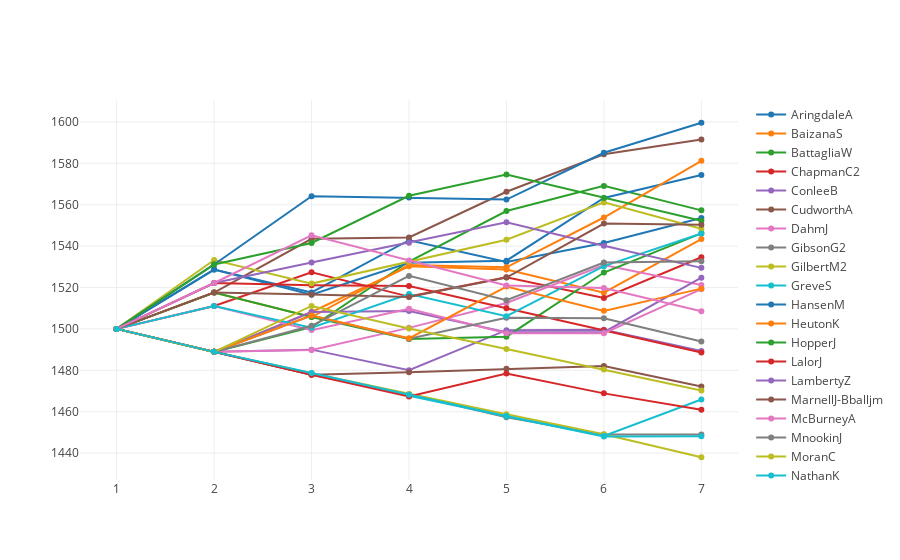

Write notebook code for a chart like this one.
### Code cell
data = [
    go.Scatter(
        x=g.day,
        y=g.elo,
        mode='lines+markers',
        name=team,
    )
    for (team, g) in dfelo.groupby('team')
]

plotly.offline.iplot(data)

### Figure 1 — Plotly figure (JSON) as saved in the notebook; plotly's stock layout.template omitted (floating-point values rounded to 4 significant figures)
{"data": [{"mode": "lines+markers", "name": "AringdaleA", "type": "scatter", "x": [1, 2, 3, 4, 5, 6, 7], "y": [1500, 1529.0, 1518.0, 1543.0, 1532.0, 1541.0, 1554.0]}, {"mode": "lines+markers", "name": "BaizanaS", "type": "scatter", "x": [1, 2, 3, 4, 5, 6, 7], "y": [1500, 1489.0, 1508.0, 1530.0, 1529.0, 1517.0, 1543.0]}, {"mode": "lines+markers", "name": "BattagliaW", "type": "scatter", "x": [1, 2, 3, 4, 5, 6, 7], "y": [1500, 1489.0, 1501.0, 1533.0, 1557.0, 1569.0, 1557.0]}, {"mode": "lines+markers", "name": "ChapmanC2", "type": "scatter", "x": [1, 2, 3, 4, 5, 6, 7], "y": [1500, 1511.0, 1527.0, 1516.0, 1525.0, 1515.0, 1535.0]}, {"mode": "lines+markers", "name": "ConleeB", "type": "scatter", "x": [1, 2, 3, 4, 5, 6, 7], "y": [1500, 1489.0, 1490.0, 1480.0, 1499.0, 1500.0, 1489.0]}, {"mode": "lines+markers", "name": "CudworthA", "type": "scatter", "x": [1, 2, 3, 4, 5, 6, 7], "y": [1500, 1518.0, 1544.0, 1544.0, 1566.0, 1584.0, 1591.0]}, {"mode": "lines+markers", "name": "DahmJ", "type": "scatter", "x": [1, 2, 3, 4, 5, 6, 7], "y": [1500, 1489.0, 1490.0, 1501.0, 1513.0, 1531.0, 1521.0]}, {"mode": "lines+markers", "name": "GibsonG2", "type": "scatter", "x": [1, 2, 3, 4, 5, 6, 7], "y": [1500, 1489.0, 1478.0, 1468.0, 1457.0, 1449.0, 1449.0]}, {"mode": "lines+markers", "name": "GilbertM2", "type": "scatter", "x": [1, 2, 3, 4, 5, 6, 7], "y": [1500, 1489.0, 1479.0, 1469.0, 1459.0, 1449.0, 1438.0]}, {"mode": "lines+markers", "name": "GreveS", "type": "scatter", "x": [1, 2, 3, 4, 5, 6, 7], "y": [1500, 1489.0, 1478.0, 1468.0, 1458.0, 1448.0, 1466.0]}, {"mode": "lines+markers", "name": "HansenM", "type": "scatter", "x": [1, 2, 3, 4, 5, 6, 7], "y": [1500, 1529.0, 1517.0, 1532.0, 1533.0, 1563.0, 1574.0]}, {"mode": "lines+markers", "name": "HeutonK", "type": "scatter", "x": [1, 2, 3, 4, 5, 6, 7], "y": [1500, 1518.0, 1506.0, 1531.0, 1530.0, 1554.0, 1581.0]}, {"mode": "lines+markers", "name": "HopperJ", "type": "scatter", "x": [1, 2, 3, 4, 5, 6, 7], "y": [1500, 1518.0, 1506.0, 1495.0, 1496.0, 1527.0, 1546.0]}, {"mode": "lines+markers", "name": "LalorJ", "type": "scatter", "x": [1, 2, 3, 4, 5, 6, 7], "y": [1500, 1522.0, 1521.0, 1521.0, 1510.0, 1499.0, 1489.0]}, {"mode": "lines+markers", "name": "LambertyZ", "type": "scatter", "x": [1, 2, 3, 4, 5, 6, 7], "y": [1500, 1489.0, 1508.0, 1509.0, 1498.0, 1498.0, 1525.0]}, {"mode": "lines+markers", "name": "MarnellJ-Bballjm", "type": "scatter", "x": [1, 2, 3, 4, 5, 6, 7], "y": [1500, 1489.0, 1478.0, 1479.0, 1481.0, 1482.0, 1472.0]}, {"mode": "lines+markers", "name": "McBurneyA", "type": "scatter", "x": [1, 2, 3, 4, 5, 6, 7], "y": [1500, 1511.0, 1499.0, 1510.0, 1498.0, 1498.0, 1519.0]}, {"mode": "lines+markers", "name": "MnookinJ", "type": "scatter", "x": [1, 2, 3, 4, 5, 6, 7], "y": [1500, 1489.0, 1506.0, 1495.0, 1505.0, 1505.0, 1494.0]}, {"mode": "lines+markers", "name": "MoranC", "type": "scatter", "x": [1, 2, 3, 4, 5, 6, 7], "y": [1500, 1533.0, 1522.0, 1532.0, 1543.0, 1561.0, 1548.0]}, {"mode": "lines+markers", "name": "NathanK", "type": "scatter", "x": [1, 2, 3, 4, 5, 6, 7], "y": [1500, 1511.0, 1501.0, 1517.0, 1506.0, 1530.0, 1546.0]}, {"mode": "lines+markers", "name": "OwenR", "type": "scatter", "x": [1, 2, 3, 4, 5, 6, 7], "y": [1500, 1531.0, 1564.0, 1563.0, 1562.0, 1585.0, 1600.0]}, {"mode": "lines+markers", "name": "PerryN", "type": "scatter", "x": [1, 2, 3, 4, 5, 6, 7], "y": [1500, 1489.0, 1506.0, 1495.0, 1520.0, 1509.0, 1519.0]}, {"mode": "lines+markers", "name": "RennerK", "type": "scatter", "x": [1, 2, 3, 4, 5, 6, 7], "y": [1500, 1531.0, 1541.0, 1564.0, 1575.0, 1563.0, 1552.0]}, {"mode": "lines+markers", "name": "RosenJY", "type": "scatter", "x": [1, 2, 3, 4, 5, 6, 7], "y": [1500, 1489.0, 1478.0, 1467.0, 1478.0, 1469.0, 1461.0]}, {"mode": "lines+markers", "name": "RueggA", "type": "scatter", "x": [1, 2, 3, 4, 5, 6, 7], "y": [1500, 1522.0, 1532.0, 1542.0, 1552.0, 1540.0, 1529.0]}, {"mode": "lines+markers", "name": "SolomonJ", "type": "scatter", "x": [1, 2, 3, 4, 5, 6, 7], "y": [1500, 1518.0, 1517.0, 1515.0, 1525.0, 1551.0, 1550.0]}, {"mode": "lines+markers", "name": "ThiemannE", "type": "scatter", "x": [1, 2, 3, 4, 5, 6, 7], "y": [1500, 1522.0, 1545.0, 1533.0, 1521.0, 1520.0, 1509.0]}, {"mode": "lines+markers", "name": "ThorpeB", "type": "scatter", "x": [1, 2, 3, 4, 5, 6, 7], "y": [1500, 1489.0, 1501.0, 1526.0, 1514.0, 1532.0, 1533.0]}, {"mode": "lines+markers", "name": "WhitmarshBM", "type": "scatter", "x": [1, 2, 3, 4, 5, 6, 7], "y": [1500, 1489.0, 1511.0, 1500.0, 1490.0, 1480.0, 1470.0]}, {"mode": "lines+markers", "name": "WhitmarshS", "type": "scatter", "x": [1, 2, 3, 4, 5, 6, 7], "y": [1500, 1489.0, 1479.0, 1468.0, 1458.0, 1448.0, 1448.0]}], "layout": {}}
